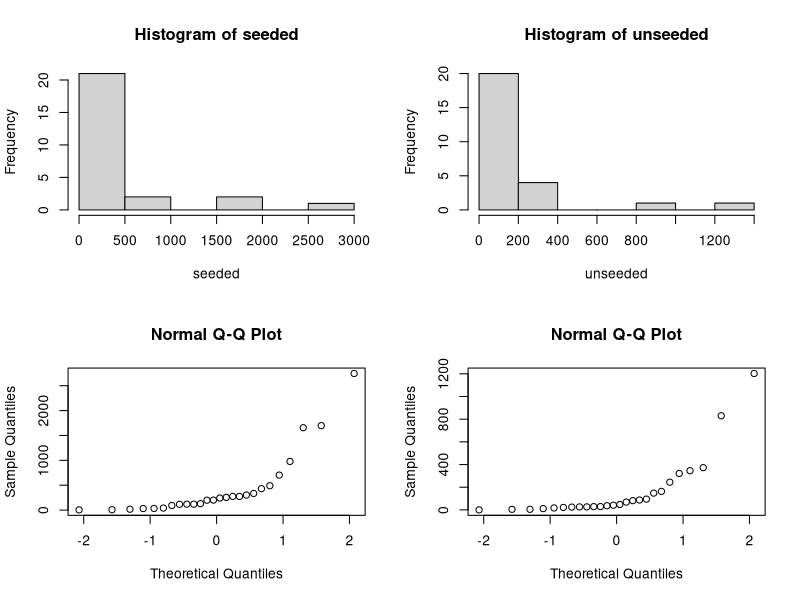

This chart was generated by the following R code:
setwd("S:/Shared/Documents/Study/VU/MSc Year 1/Experimental Design and Data Analysis/Assignments/Assignment 1")
dataset = read.table('./Datasets/clouds.txt', header = TRUE)
par(mfrow=c(2,2))
seeded = dataset$seeded
unseeded = dataset$unseeded
hist(seeded)
hist(unseeded)
qqnorm(seeded)
qqnorm(unseeded)
t.test(seeded, unseeded,paired = FALSE, conf.level = 0.95, exact=FALSE)
wilcox.test(seeded, unseeded,paired = FALSE, conf.level = 0.95, exact=FALSE)
ks.test(seeded, unseeded,paired = FALSE, conf.level = 0.95, exact=FALSE)